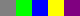

A level layout from a 2D game, rendered from its tile map. Below: a short description, then the map file with its tile-grid data intact:
An orthogonal 5x1 tile map with 16x16 px tiles, 2 tile layers (Ground, Decoration), 2 tilesets.

<map version="1.10" tiledversion="1.12.2" orientation="orthogonal" renderorder="right-down" width="5" height="1" tilewidth="16" tileheight="16" infinite="0" nextlayerid="3" nextobjectid="1">
 <properties>
  <property name="pinta:id" value="atlas-normalized" />
  <property name="pinta:name" value="atlas-normalized" />
 </properties>
 <tileset firstgid="1" name="Partial" tilewidth="16" tileheight="16" tilecount="6" columns="3">
  <properties>
   <property name="pinta:atlas" value="{&quot;version&quot;:1,&quot;count&quot;:5,&quot;columns&quot;:3,&quot;tileSize&quot;:16,&quot;imageDataUrlSha256&quot;:&quot;c6365d2d9e36cb7378aad4cbe81fc234d1d24fa3e7e0ac4dc57d352bb69007e1&quot;}" />
   <property name="pinta:id" value="partial" />
  </properties>
  <image source="images/tiles-0.png" width="48" height="32" />
  <wangsets>
   <wangset name="Grass" type="corner" tile="-1">
    <wangcolor name="Terreno 1" color="#ff0000" tile="-1" probability="1" />
    <wangtile tileid="1" wangid="0,1,0,1,0,1,0,1" />
    <properties>
     <property name="pinta:emptyTiles" value="[0]" />
     <property name="pinta:id" value="grass" />
    </properties>
   </wangset>
  </wangsets>
 </tileset>
 <tileset firstgid="7" name="Stone" tilewidth="16" tileheight="16" tilecount="1" columns="1">
  <properties>
   <property name="pinta:id" value="stone" />
  </properties>
  <image source="images/tiles-1.png" width="16" height="16" />
 </tileset>
 <layer id="1" name="Ground" width="5" height="1">
  <properties>
   <property name="pinta:id" value="ground" />
  </properties>
  <data encoding="csv">
1,2,3,4,5
</data>
 </layer>
 <layer id="2" name="Decoration" width="5" height="1">
  <properties>
   <property name="pinta:id" value="decoration" />
  </properties>
  <data encoding="csv">
7,0,0,0,0
</data>
 </layer>
</map>
